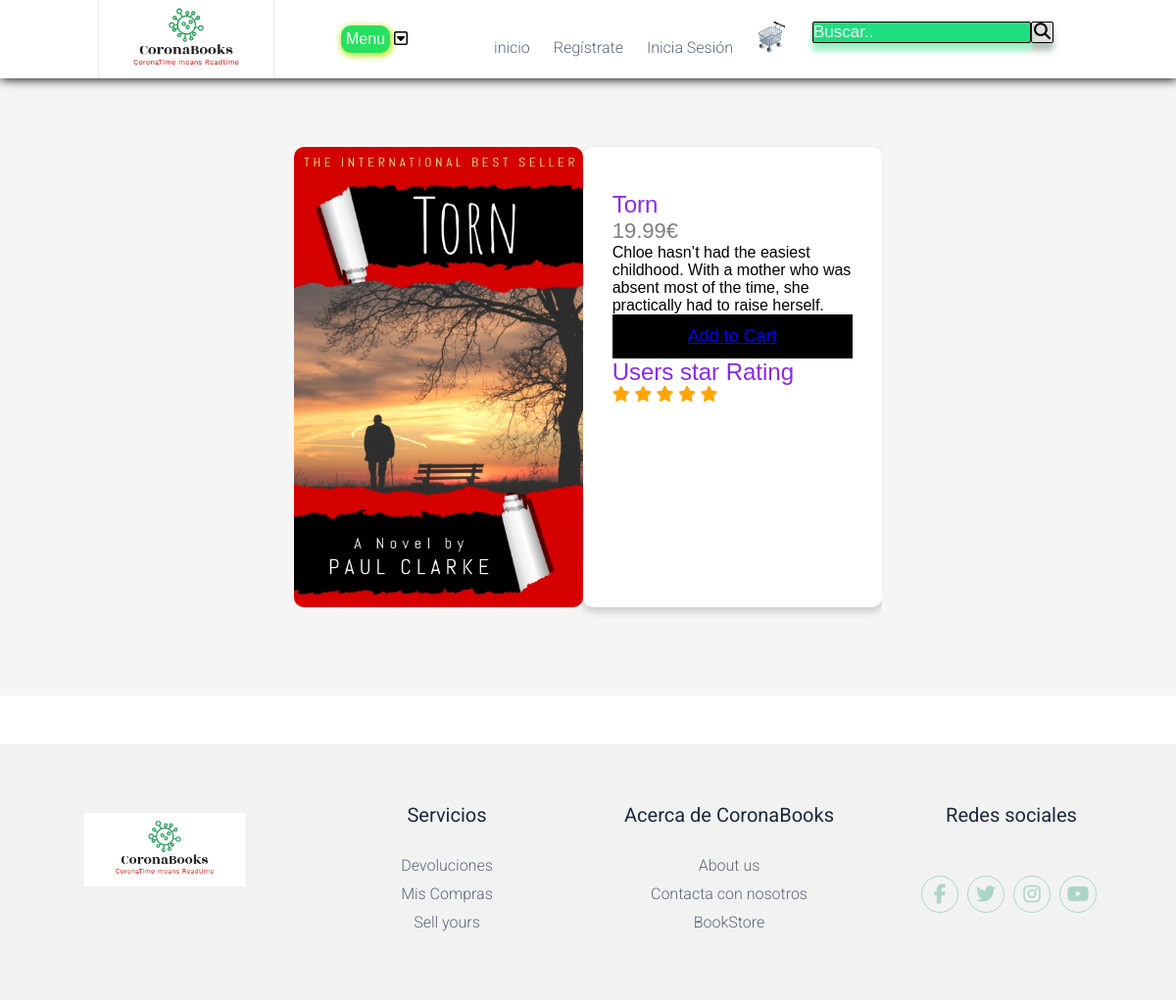
The page /detalles.php?id=1 on the database its author committed.
### tables this page shows
CREATE TABLE `libros` (
  `idLibro` int(11) NOT NULL,
  `nombreLibro` text NOT NULL,
  `descripLibro` text NOT NULL,
  `precioLibro` double NOT NULL,
  `imagenLibro` text NOT NULL,
  `idCat` int(11) NOT NULL
);

### detalles.php (the view, shortened to what this page needs)
<!DOCTYPE html>
<html lang="es">
<head>
    <link rel="stylesheet" href="css/styles.css">
    <link rel="stylesheet" href="./css/css_login.css">
    <link rel="stylesheet" href="./css/estilosBuscador.css">
    <link rel="stylesheet" href="https://cdnjs.cloudflare.com/ajax/libs/font-awesome/4.7.0/css/font-awesome.min.css">
</head>
<body>
    <header>
        <nav>
            <section class="contenedor nav">
                <div class="logo">
                    <img src="img/otras/logoCrorona.PNG" alt="logo">
                </div>
                <div class="redic-cat">
                    <div class="dropdown">
                        <button class="dropbtn">Menu </button>
                        <i class="far fa-caret-square-down"></i>
                    </div>
                </div>
                <div class="enlaces-header">
                    <a href="./index2.php">inicio</a>
                    <a href="./redirec/signup.php" rel="external" target="_self">Regístrate</a>
                    <a href="./redirec/login.php" rel="external" target="_self">Inicia Sesión</a>
                    <div class="search-div">
                        <div class="search-container">
                            <form class="formulario">
                                <input type="text" placeholder="Buscar.." name="search" id="input-search">
                                <button type="submit"><i class="fa fa-search"></i></button>
                            </form>
                        </div>
                    </div>
                    <a href="./carritodecompras2.php" title="ver carrito de compras">
						<img class="icono" src="./img/otras/carrito.png">
					</a>
                </div>
            </section>
        </nav>
    </header>
            <section class="contenedor-pop2"><a name="pop"></a>
                <div class="contenedor-cards2">
                    <div class="contenedor-info2">
                    <?php
                    include 'conexion2.php';
                    $consulta = "SELECT * FROM libros WHERE idLibro=".$_GET['id'];";";
                    $result = mysqli_query($con2,$consulta);
                    $resultCheck = mysqli_num_rows($result);
                        if ($resultCheck > 0){
                            while ($row = mysqli_fetch_array($result)){
                ?>
                        <img src="./img/<?php echo $row['imagenLibro']?>" alt="Denim Jeans" style="width:100%">
                        <div class="card2">
                            <h2><?php echo $row['nombreLibro']?></h2>
                            <p class="price"><?php echo $row['precioLibro']?>€</p>
                            <p><?php echo $row['descripLibro']?></p>
                            <p><button><a href="./carritodecompras2.php?id=<?php echo $row['idLibro'];?>">Add to Cart</a></button></p>
                            <h2>Users star Rating</h2>
                            <span class="fa fa-star checked"></span>
                            <span class="fa fa-star checked"></span>
                            <span class="fa fa-star checked"></span>
                            <span class="fa fa-star checked"></span>
                            <span class="fa fa-star checked"></span>
                        </div>
                <?php
                        }
                    }
                ?>
                    </div>
                </div>
            </section>
    <footer>
        <div class="partFooter"><a name="footer"></a>
            <img src="./img/otras/logoCrorona.PNG" alt="">
        </div>
        <div class="partFooter">
            <h4>Servicios</h4>
            <a href="#">Devoluciones</a>
            <a href="admin.php">Mis Compras</a>
            <a href="./redirec/agregarproducto.php">Sell yours</a>
        </div>
        <div class="partFooter">
            <h4>Acerca de CoronaBooks</h4>
            <a href="#">About us</a>
            <a href="#">Contacta con nosotros</a>
            <a href="#">BookStore</a>
        </div>
        <div class="partFooter">
            <h4>Redes sociales</h4>
            <div class="social-media">
                <a href="https://www.facebook.com/" target="_blank"> <i class="fab fa-facebook-f"></i></a>
                <a href="https://twitter.com/explore" target="_blank"><i class="fab fa-twitter"></i></a>
                <a href="https://www.instagram.com/" target="_blank"><i class="fab fa-instagram"></i></a>
                <a href="https://www.youtube.com/" target="_blank"><i class="fab fa-youtube"></i></a>
            </div>
        </div>
    </footer>
</body>
</html>

### css/styles.css (style rules this page uses)
* { margin: 0; padding: 0; box-sizing: border-box; }
body { font-family: 'Roboto', sans-serif; }
h1, h2, h3, h4, h5, h6 { color: blueviolet; font-weight: 300; }
.contenedor { width: 90%; max-width: 1000px; margin: auto; overflow: visible; }
header::before { content: ""; display: block; margin-bottom: 80px; }
nav { width: 100%; height: 80px; background: white; border-bottom: 1px solid transparent; box-shadow: 1px 1px 10px 0 rgba(0, 0, 0, 2); position: fixed; top: 0; z-index: 100; }
.nav { display: flex; justify-content: space-between; height: 80px; width: 100%; align-items: center; }
.nav .logo { height: 80px; }
.nav .logo img { height: 100%; vertical-align: top; }
.enlaces-header { font-weight: 300; }
.nav .enlaces-header a { color: #5D6678; text-decoration: none; margin-left: 20px; transition: 0.5s; }
.price { color: grey; font-size: 22px; }
.checked { color: orange; }
.search-div { float: right; }
.search-div .search-container { float: right; padding: 0 25px; }
.formulario input[type=text] { border: 1px solid black; font-size: 17px; border-radius: 2px; background-color: #1FDE82; color: azure; text-decoration: none; box-shadow: 0 8px 6px rgba(31, 222, 130, .46); }
.search-div .formulario button { float: right; padding: 0 2px 0 2px; background: #ddd; font-size: 17px; border: none; cursor: pointer; border: 1px solid black; box-shadow: 0 8px 6px rgba(96, 117, 107, 0.46); border-radius: 2px; }
footer { background: #f2f2f2; padding: 60px 0; overflow: hidden; display: flex; flex-wrap: wrap; justify-content: space-evenly; margin: auto; }
.partFooter { width: 20%; text-align: center; }
.partFooter h4 { color: #1d273b; font-size: 20px; font-weight: 400; margin-bottom: 30px; }
.partFooter img { width: 70%; }
.partFooter a { display: block; text-decoration: none; color: #5D6678; font-weight: 300; transition: color .3s ease-in-out; margin-bottom: 10px; }
.social-media i { font-size: 20px; color: #abd6c7; border: 1px solid #abd6c7; border-radius: 50%; width: 38px; height: 38px; line-height: 36px; cursor: pointer; margin-top: 20px; text-align: center; transition: all ease-in-out .3s; margin-right: 5px; }
.social-media>a { display: inline-block; }

### css/css_login.css (style rules this page uses)
.dropdown { position: relative; display: inline-block; }
.dropbtn { background-color: rgb(40, 224, 95); color: white; padding: 5px; font-size: 16px; border: none; cursor: pointer; border-radius: 10px; transition: .5s ease-in-out; box-shadow: 1px 2px 7px 1px rgb(180, 226, 14); }

### detalles.php (style rules this page uses)
.card2 { box-shadow: 0 4px 8px 0 rgba(0, 0, 0, 0.2); max-width: 1000px; margin: auto; text-align: left; font-family: arial; width: 600px; height:470px ; background: white; margin-bottom: 30px; border-radius: 10px; padding: 45px 30px 60px 30px; box-shadow: 0 4px 8px 0 rgba(0, 0, 0, 0.2); }
.card2 button { border: none; outline: 0; padding: 12px; color: white; background-color: #000; text-align: center; cursor: pointer; width: 100%; font-size: 18px; }
.contenedor-pop2 { background: whitesmoke; position: relative; bottom: 50px; animation: ease-in animat .5s; }
.contenedor-cards2 { width: 50%; max-width: 1000px; margin: auto; overflow: hidden; padding: 60px 0; }
.contenedor-info2 { display: flex; flex-wrap: nowrap; margin-top: 60px; justify-content: space-around; }
.contenedor-info2 > img { width:3px; height:470px; position:relative; border-radius:10px ; }

### rows shown on the page
libros: imagenLibro (picture), nombreLibro "Torn", precioLibro "19.99", descripLibro "Chloe hasn’t had the easiest childhood. With a mother who was absent most of the time, she practically had to raise herself."
